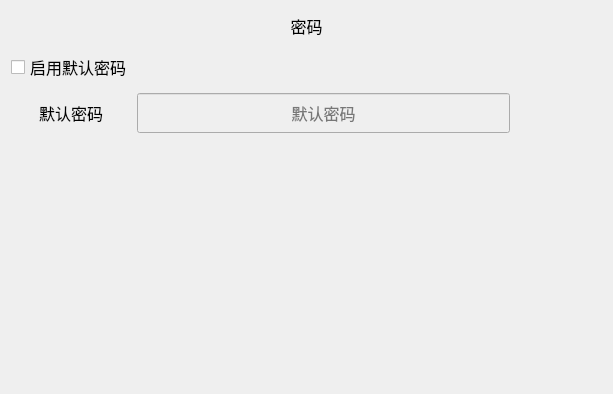
<?xml version="1.0" encoding="UTF-8"?>
<ui version="4.0">
 <class>frmPasswordSetClass</class>
 <widget class="QWidget" name="frmPasswordSetClass">
  <property name="geometry">
   <rect>
    <x>0</x>
    <y>0</y>
    <width>613</width>
    <height>394</height>
   </rect>
  </property>
  <property name="sizePolicy">
   <sizepolicy hsizetype="Preferred" vsizetype="Preferred">
    <horstretch>0</horstretch>
    <verstretch>0</verstretch>
   </sizepolicy>
  </property>
  <property name="font">
   <font>
    <family>微软雅黑</family>
    <pointsize>12</pointsize>
    <weight>50</weight>
    <italic>false</italic>
    <bold>false</bold>
   </font>
  </property>
  <property name="windowTitle">
   <string>Form</string>
  </property>
  <property name="styleSheet">
   <string notr="true">font: 12pt &quot;微软雅黑&quot;;</string>
  </property>
  <layout class="QGridLayout" name="gridLayout">
   <item row="1" column="0">
    <widget class="QCheckBox" name="cbx_UseDefaultPassward">
     <property name="minimumSize">
      <size>
       <width>80</width>
       <height>40</height>
      </size>
     </property>
     <property name="maximumSize">
      <size>
       <width>16777215</width>
       <height>40</height>
      </size>
     </property>
     <property name="font">
      <font>
       <family>微软雅黑</family>
       <pointsize>12</pointsize>
       <weight>50</weight>
       <italic>false</italic>
       <bold>false</bold>
      </font>
     </property>
     <property name="text">
      <string>启用默认密码</string>
     </property>
    </widget>
   </item>
   <item row="2" column="0">
    <layout class="QHBoxLayout" name="horizontalLayout_2" stretch="0,2,0">
     <item>
      <widget class="QLabel" name="lbl_port_3">
       <property name="sizePolicy">
        <sizepolicy hsizetype="Preferred" vsizetype="Preferred">
         <horstretch>0</horstretch>
         <verstretch>0</verstretch>
        </sizepolicy>
       </property>
       <property name="minimumSize">
        <size>
         <width>120</width>
         <height>30</height>
        </size>
       </property>
       <property name="font">
        <font>
         <family>微软雅黑</family>
         <pointsize>12</pointsize>
         <weight>50</weight>
         <italic>false</italic>
         <bold>false</bold>
        </font>
       </property>
       <property name="text">
        <string>默认密码</string>
       </property>
       <property name="alignment">
        <set>Qt::AlignCenter</set>
       </property>
      </widget>
     </item>
     <item>
      <widget class="QLineEdit" name="lineEdit">
       <property name="enabled">
        <bool>false</bool>
       </property>
       <property name="sizePolicy">
        <sizepolicy hsizetype="Preferred" vsizetype="Preferred">
         <horstretch>0</horstretch>
         <verstretch>0</verstretch>
        </sizepolicy>
       </property>
       <property name="minimumSize">
        <size>
         <width>0</width>
         <height>40</height>
        </size>
       </property>
       <property name="echoMode">
        <enum>QLineEdit::Password</enum>
       </property>
       <property name="alignment">
        <set>Qt::AlignCenter</set>
       </property>
       <property name="placeholderText">
        <string>默认密码</string>
       </property>
      </widget>
     </item>
     <item>
      <widget class="QLabel" name="lbl_port_4">
       <property name="sizePolicy">
        <sizepolicy hsizetype="Fixed" vsizetype="Preferred">
         <horstretch>0</horstretch>
         <verstretch>0</verstretch>
        </sizepolicy>
       </property>
       <property name="minimumSize">
        <size>
         <width>80</width>
         <height>30</height>
        </size>
       </property>
       <property name="font">
        <font>
         <family>微软雅黑</family>
         <pointsize>12</pointsize>
         <weight>50</weight>
         <italic>false</italic>
         <bold>false</bold>
        </font>
       </property>
       <property name="text">
        <string/>
       </property>
       <property name="alignment">
        <set>Qt::AlignCenter</set>
       </property>
      </widget>
     </item>
    </layout>
   </item>
   <item row="0" column="0" colspan="2">
    <widget class="QLabel" name="label">
     <property name="minimumSize">
      <size>
       <width>0</width>
       <height>30</height>
      </size>
     </property>
     <property name="text">
      <string>密码</string>
     </property>
     <property name="alignment">
      <set>Qt::AlignCenter</set>
     </property>
    </widget>
   </item>
   <item row="4" column="0">
    <spacer name="verticalSpacer">
     <property name="orientation">
      <enum>Qt::Vertical</enum>
     </property>
     <property name="sizeHint" stdset="0">
      <size>
       <width>20</width>
       <height>315</height>
      </size>
     </property>
    </spacer>
   </item>
   <item row="3" column="0">
    <widget class="QWidget" name="widget" native="true">
     <property name="minimumSize">
      <size>
       <width>0</width>
       <height>200</height>
      </size>
     </property>
    </widget>
   </item>
  </layout>
 </widget>
 <resources>
  <include location="../../saribbonresouce.qrc"/>
 </resources>
 <connections>
  <connection>
   <sender>cbx_UseDefaultPassward</sender>
   <signal>toggled(bool)</signal>
   <receiver>lineEdit</receiver>
   <slot>setEnabled(bool)</slot>
   <hints>
    <hint type="sourcelabel">
     <x>67</x>
     <y>63</y>
    </hint>
    <hint type="destinationlabel">
     <x>290</x>
     <y>99</y>
    </hint>
   </hints>
  </connection>
 </connections>
</ui>
